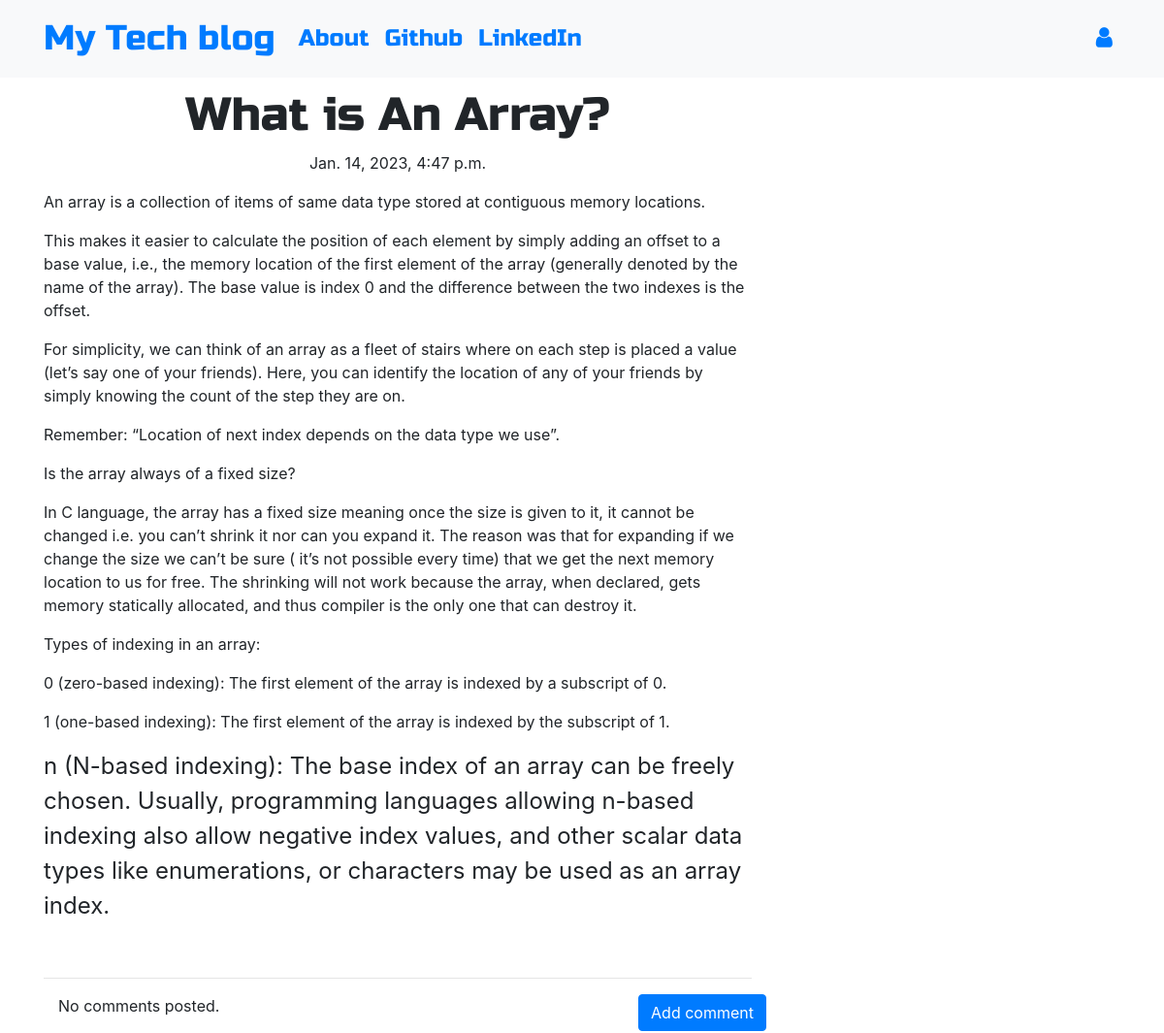
Screenshot of /post/3 with the database file from the repository.
### blog/models.py (models this page shows, shortened)
class Post(models.Model):
    author = models.ForeignKey('auth.User', on_delete=models.CASCADE)
    title = models.CharField(max_length=200)
    text = models.TextField()
    create_date = models.DateTimeField(default=timezone.now())
    published_date = models.DateTimeField(blank=True, null=True)

### blog/views.py (the view)
# urls.py: path('post/<int:pk>', views.PostDetailView.as_view(), name='post_detail'),
class PostDetailView(DetailView):
    model = Post

### blog/templates/blog/post_detail.html (shortened to what this page needs)
{% extends 'blog/base.html' %}
{% block content %}
        <h1 class='posttitle loader'>{{ post.title }}</h1>
        {% if post.published_date %}
            <div class="date postdate">
                {{ post.published_date }}
            </div>
        {% else %}
            <a class="btn btn-outline-dark" href="{% url 'post_publish' pk=post.pk %}">Publish</a>
        {% endif %}
      <p class='postcontent' >{{ post.text|safe|linebreaksbr }}</p>
  <hr>
  <a class="btn btn-primary btn-comment" href="{% url 'add_comment_to_post' pk=post.pk %}">Add comment</a>
  <div class="container">
  {% for comment in post.comments.all %}
  <br>
      {% if user.is_authenticated or comment.approved_comment %}
              {{ comment.created_date }}
              {% if not comment.approved_comment %}
                  <a class="btn btn-primary" href="{% url 'comment_remove' pk=comment.pk %}"><span class="fa fa-remove"></span></a>
                  <a class="btn btn-primary" href="{% url 'comment_approve' pk=comment.pk %}"><span class="fa fa-check"></span></a>
              {% endif %}
          <p>{{ comment.text|safe|linebreaks }}</p>
          <p>Posted by: <strong>{{ comment.author }}</strong></p>
      {% endif %}
  {% empty %}
      <p>No comments posted.</p>
  {% endfor %}
</div>
{% endblock %}

### blog/static/css/blog.css (style rules this page uses)
.postdate { text-align: center; }
.posttitle { font-family: 'Russo One', sans-serif; font-size: 3em; text-align: center; }
.postcontent { font-family: 'Montserrat'; font-size: 1.5em; }
.btn-comment { position: absolute; right: 0px; }

### rows the page displays
Post: title "What is An Array?", published_date "Jan. 14, 2023, 4:47 p.m.", text "An array is a collection of items of same data type stored at contiguous memory locations. This makes it easier to calculate the position of each element by simply adding an offset to a base value, i.e., the memory location of the first element of the array (generally denoted by the name of the array). The base value is index 0 and the difference between the two indexes is the offset. For simplicity, we can think of an array as a fleet of stairs where on each step is placed a value (let’s say one of your friends). Here, you can identify the location of any of your friends by simply knowing the count of the step they are on. Remember: “Location of next index depends on the data type we use”.…"
